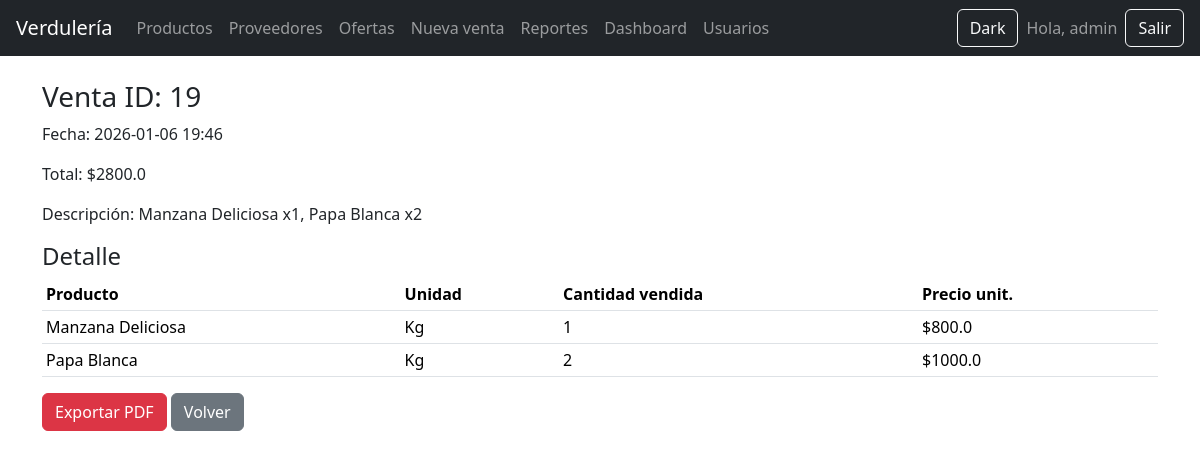
/reportes/venta/19 (signed in), run on the app's committed database.
### tables this page shows
CREATE TABLE ventas (
        id INTEGER PRIMARY KEY AUTOINCREMENT,
        fecha TEXT NOT NULL,
        total REAL NOT NULL
    );

CREATE TABLE detalle_ventas (
        id INTEGER PRIMARY KEY AUTOINCREMENT,
        venta_id INTEGER NOT NULL,
        producto_id INTEGER NOT NULL,
        cantidad INTEGER NOT NULL,
        subtotal REAL NOT NULL,
        FOREIGN KEY (venta_id) REFERENCES ventas(id),
        FOREIGN KEY (producto_id) REFERENCES productos(id)
    );

CREATE TABLE productos (
        id INTEGER PRIMARY KEY AUTOINCREMENT,
        nombre TEXT NOT NULL,
        precio REAL NOT NULL,
        stock INTEGER NOT NULL DEFAULT 0,
        categoria_id INTEGER,
        unidad_id INTEGER, stock_defectuoso INTEGER NOT NULL DEFAULT 0,
        FOREIGN KEY (categoria_id) REFERENCES categorias(id),
        FOREIGN KEY (unidad_id) REFERENCES unidades(id)
    );

CREATE TABLE unidades (
        id INTEGER PRIMARY KEY AUTOINCREMENT,
        nombre TEXT NOT NULL UNIQUE
    );

### app/routes/reportes.py (the view)
@reportes_bp.route("/venta/<int:id>")
@login_required
def ver_venta(id):
    db = get_db()
    venta = db.execute("SELECT * FROM ventas WHERE id=?", (id,)).fetchone()
    if not venta:
        from flask import flash, redirect, url_for
        flash("Venta no encontrada", "danger")
        return redirect(url_for("reportes.index"))
    detalles = db.execute("""
        SELECT d.*, p.nombre, u.nombre as unidad
        FROM detalle_ventas d
        JOIN productos p ON d.producto_id = p.id
        LEFT JOIN unidades u ON p.unidad_id = u.id
        WHERE d.venta_id = ?
    """, (id,)).fetchall()
    descripcion = ", ".join([f"{r['nombre']} x{r['cantidad']}" for r in detalles])
    return render_template("reportes/ver_venta.html", venta=venta, detalles=detalles, descripcion=descripcion)

### app/__init__.py (called while the page is built)
def create_app():
    app = Flask(__name__)
    app.secret_key = "clave-super-secreta"
    app.register_blueprint(auth_bp)
    app.register_blueprint(productos_bp)
    app.register_blueprint(ventas_bp)
    app.register_blueprint(reportes_bp)
    app.register_blueprint(admin_bp)
    app.register_blueprint(usuarios_bp)
    app.register_blueprint(proveedores_bp)
    app.register_blueprint(ofertas_bp)
    @app.route("/")
    def index():
        return render_template("index.html")
    @app.teardown_appcontext
    def teardown_db(exception):
        close_db()
    return app

### db.py (called while the page is built)
def get_db():
    if "db" not in g:
        g.db = sqlite3.connect(DB_NAME)
        g.db.row_factory = sqlite3.Row
    return g.db

### app/templates/reportes/ver_venta.html
{% extends "base.html" %}
{% block contenido %}
<h3>Venta ID: {{ venta.id }}</h3>
<p>Fecha: {{ venta.fecha }}</p>
<p>Total: ${{ venta.total }}</p>
<p>Descripción: {{ descripcion }}</p>
<h4>Detalle</h4>
<form method="POST" action="{{ url_for('reportes.index') }}">
<table class="table table-sm">
<thead>
<tr><th>Producto</th><th>Unidad</th><th>Cantidad vendida</th><th>Precio unit.</th></tr>
</thead>
<tbody>
{% for d in detalles %}
<tr>
    <td>{{ d.nombre }}</td>
    <td>{{ d.unidad or '-' }}</td>
    <td>{{ d.cantidad }}</td>
    <td>${{ d.subtotal / d.cantidad }}</td>
</tr>
{% endfor %}
</tbody>
</table>
<div class="mt-3">
    <a href="{{ url_for('reportes.venta_pdf', id=venta.id) }}" class="btn btn-danger">Exportar PDF</a>
    <a href="{{ url_for('reportes.index') }}" class="btn btn-secondary">Volver</a>
</div>
{% endblock %}

### data on the page
ventas: id "19", fecha "2026-01-06 19:46", total "2800.0"
detalle_ventas: nombre "Manzana Deliciosa", nombre "Kg", cantidad "1", d.subtotal/d.cantidad "800.0"
detalle_ventas: nombre "Papa Blanca", nombre "Kg", cantidad "2", d.subtotal/d.cantidad "1000.0"

### other printed values
{{ session.username }} "admin"
{{ descripcion }} "Manzana Deliciosa x1, Papa Blanca x2"
